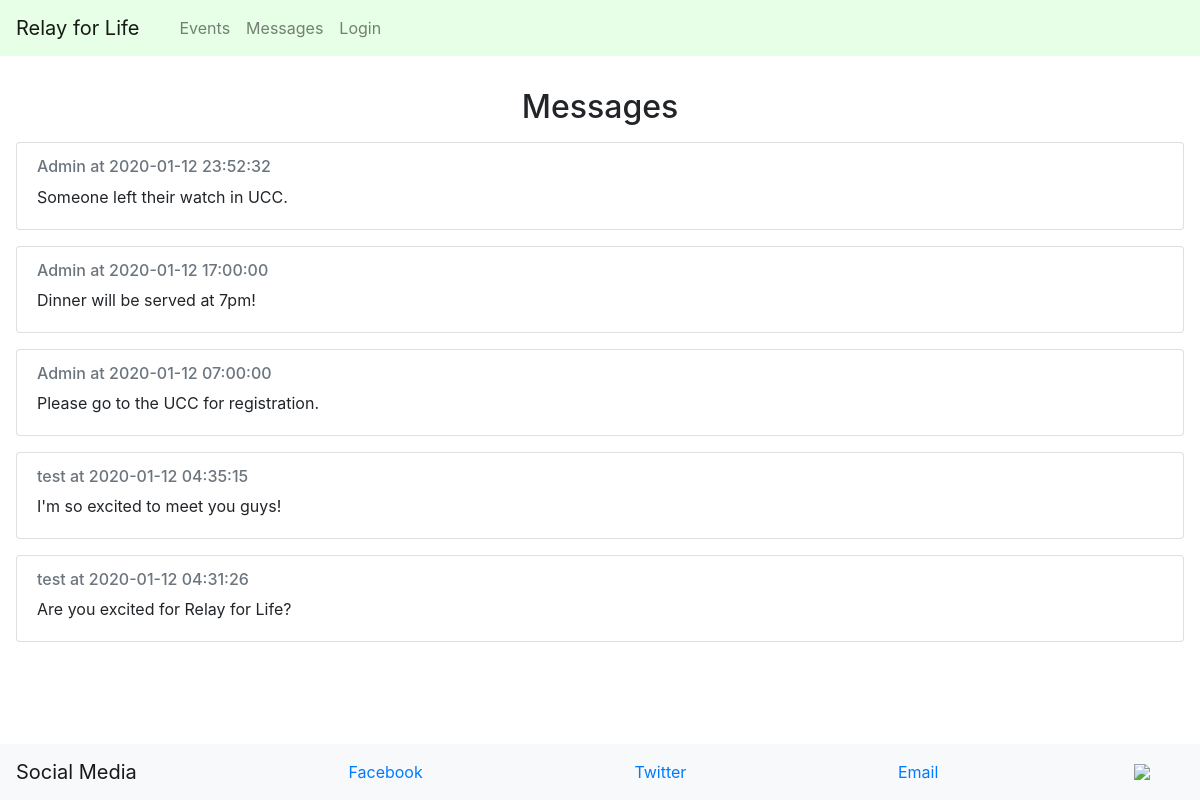
The app's page /messages, older data.
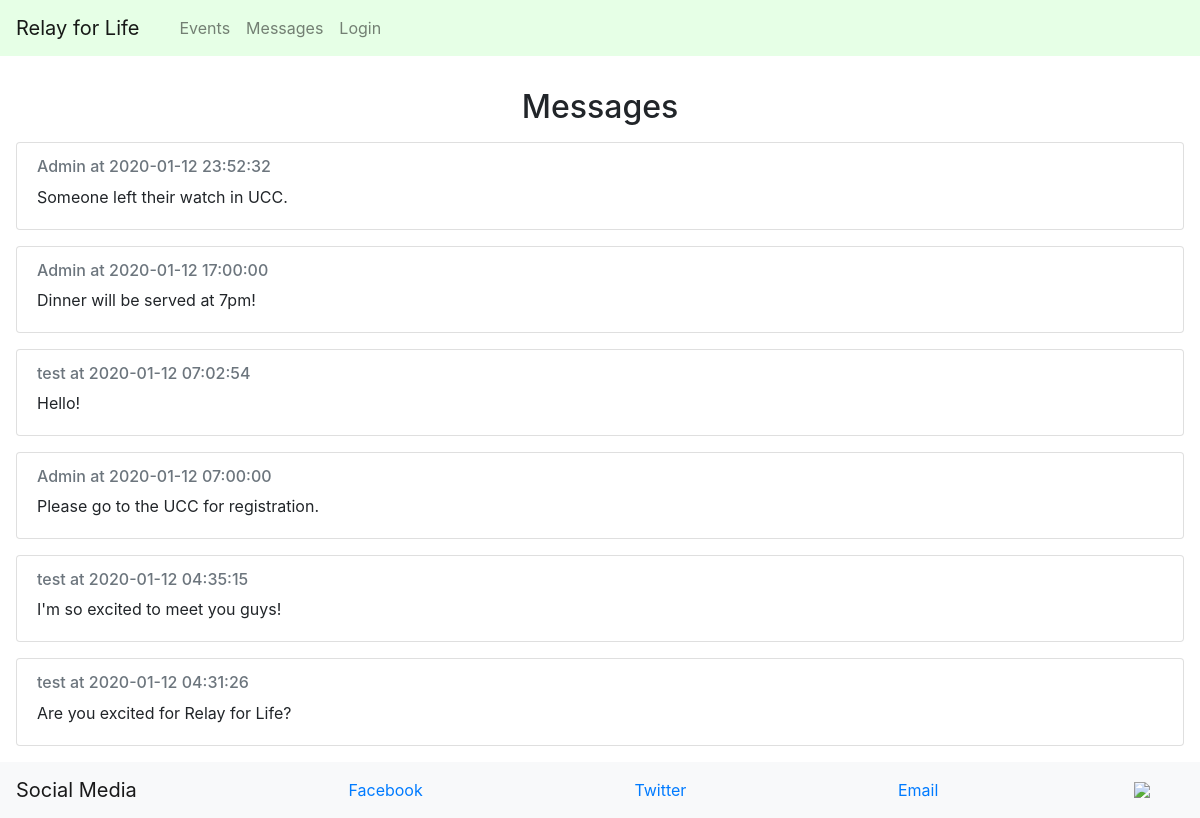
The same page, newer data.
### app/models.py (models this page shows, shortened)
class Message(db.Model):
    id = db.Column(db.Integer, primary_key=True)
    text = db.Column(db.String(500), index=True, unique=True)
    timestamp = db.Column(db.DateTime, index=True)
    user_id = db.Column(db.Integer, db.ForeignKey('user.id'), nullable=False)

class User(UserMixin, db.Model):
    id = db.Column(db.Integer, primary_key=True)
    username = db.Column(db.String(64), index=True, unique=True)
    password_hash = db.Column(db.String(128))
    admin = db.Column(db.Integer)
    messages = db.relationship('Message', backref='user', lazy=True)

### app/routes.py (the view)
@app.route('/messages', methods=['GET', 'POST'])
def addmessage():
    form = PostForm()
    messages = Message.query.join(User).add_columns(User.id, User.username, Message.text, Message.timestamp).order_by(desc(Message.timestamp)).all()
    if form.validate_on_submit():
        message = Message(text=form.content.data, timestamp=datetime.now(), user_id=current_user.id)
        db.session.add(message)
        db.session.commit()
        return redirect('/messages')
    return render_template('messages.html', messages=messages, form=form)

### app/templates/messages.html (shortened to what this page needs)
{% extends "base.html" %}
{% block content %}
        <div>
            <h2 id="messages" class="text-center" style="margin-top:1em;">Messages</h2>
        </div>
        {% for message in messages %}
        <div class="card" style="margin:1em;">
            <div class="card-body">
              <h6 class="card-subtitle mb-2 text-muted">{{ message.username }} at {{ message.timestamp.strftime("%Y-%m-%d %H:%M:%S") }}</h6>
              <p class="card-text">{{ message.text }}</p>
            </div>
          </div>
        {% endfor %}
{% endblock %}

Row changes from the older to the newer data that the page shows:
added Message: username "test", timestamp "2020-01-12 07:02:54", text "Hello!"
